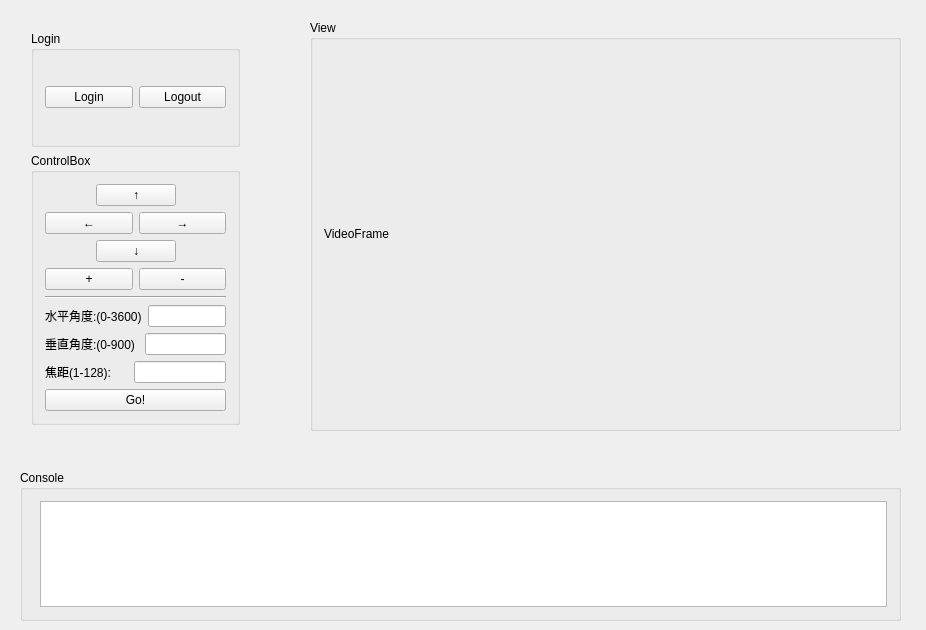
<?xml version="1.0" encoding="UTF-8"?>
<ui version="4.0">
 <class>Widget</class>
 <widget class="QWidget" name="Widget">
  <property name="geometry">
   <rect>
    <x>0</x>
    <y>0</y>
    <width>926</width>
    <height>630</height>
   </rect>
  </property>
  <property name="windowTitle">
   <string>Widget</string>
  </property>
  <widget class="QGroupBox" name="ConsoleBox">
   <property name="geometry">
    <rect>
     <x>20</x>
     <y>470</y>
     <width>881</width>
     <height>151</height>
    </rect>
   </property>
   <property name="title">
    <string>Console</string>
   </property>
   <layout class="QFormLayout" name="formLayout">
    <item row="0" column="1">
     <widget class="QTextBrowser" name="ConsoleBrowser"/>
    </item>
   </layout>
  </widget>
  <widget class="QGroupBox" name="ViewBox">
   <property name="geometry">
    <rect>
     <x>310</x>
     <y>20</y>
     <width>591</width>
     <height>411</height>
    </rect>
   </property>
   <property name="title">
    <string>View</string>
   </property>
   <layout class="QHBoxLayout" name="horizontalLayout_7">
    <item>
     <widget class="QLabel" name="FrameLabel">
      <property name="text">
       <string>VideoFrame</string>
      </property>
     </widget>
    </item>
   </layout>
  </widget>
  <widget class="QWidget" name="layoutWidget">
   <property name="geometry">
    <rect>
     <x>20</x>
     <y>20</y>
     <width>231</width>
     <height>416</height>
    </rect>
   </property>
   <layout class="QHBoxLayout" name="horizontalLayout_6">
    <item>
     <layout class="QVBoxLayout" name="verticalLayout_5">
      <item>
       <widget class="QGroupBox" name="LoginBox">
        <property name="title">
         <string>Login</string>
        </property>
        <layout class="QVBoxLayout" name="verticalLayout_3">
         <item>
          <layout class="QHBoxLayout" name="horizontalLayout_4">
           <item>
            <widget class="QPushButton" name="LoginButton">
             <property name="text">
              <string>Login</string>
             </property>
            </widget>
           </item>
           <item>
            <widget class="QPushButton" name="LogoutButton">
             <property name="text">
              <string>Logout</string>
             </property>
            </widget>
           </item>
          </layout>
         </item>
        </layout>
       </widget>
      </item>
      <item>
       <widget class="QGroupBox" name="ControlBox">
        <property name="title">
         <string>ControlBox</string>
        </property>
        <layout class="QVBoxLayout" name="verticalLayout_4">
         <item>
          <layout class="QVBoxLayout" name="verticalLayout_2">
           <item>
            <layout class="QHBoxLayout" name="horizontalLayout_2">
             <item>
              <spacer name="horizontalSpacer_3">
               <property name="orientation">
                <enum>Qt::Horizontal</enum>
               </property>
               <property name="sizeHint" stdset="0">
                <size>
                 <width>40</width>
                 <height>20</height>
                </size>
               </property>
              </spacer>
             </item>
             <item>
              <widget class="QPushButton" name="upButton">
               <property name="text">
                <string>↑</string>
               </property>
              </widget>
             </item>
             <item>
              <spacer name="horizontalSpacer_4">
               <property name="orientation">
                <enum>Qt::Horizontal</enum>
               </property>
               <property name="sizeHint" stdset="0">
                <size>
                 <width>40</width>
                 <height>20</height>
                </size>
               </property>
              </spacer>
             </item>
            </layout>
           </item>
           <item>
            <layout class="QHBoxLayout" name="horizontalLayout">
             <item>
              <widget class="QPushButton" name="LeftButton">
               <property name="text">
                <string>←</string>
               </property>
              </widget>
             </item>
             <item>
              <widget class="QPushButton" name="RightButton">
               <property name="text">
                <string>→</string>
               </property>
              </widget>
             </item>
            </layout>
           </item>
           <item>
            <layout class="QHBoxLayout" name="horizontalLayout_3">
             <item>
              <spacer name="horizontalSpacer_2">
               <property name="orientation">
                <enum>Qt::Horizontal</enum>
               </property>
               <property name="sizeHint" stdset="0">
                <size>
                 <width>40</width>
                 <height>20</height>
                </size>
               </property>
              </spacer>
             </item>
             <item>
              <widget class="QPushButton" name="DownButton">
               <property name="text">
                <string>↓</string>
               </property>
              </widget>
             </item>
             <item>
              <spacer name="horizontalSpacer">
               <property name="orientation">
                <enum>Qt::Horizontal</enum>
               </property>
               <property name="sizeHint" stdset="0">
                <size>
                 <width>40</width>
                 <height>20</height>
                </size>
               </property>
              </spacer>
             </item>
            </layout>
           </item>
          </layout>
         </item>
         <item>
          <layout class="QHBoxLayout" name="horizontalLayout_5">
           <item>
            <widget class="QPushButton" name="plusButton">
             <property name="text">
              <string>+</string>
             </property>
            </widget>
           </item>
           <item>
            <widget class="QPushButton" name="minusButton">
             <property name="text">
              <string>-</string>
             </property>
            </widget>
           </item>
          </layout>
         </item>
         <item>
          <widget class="Line" name="line">
           <property name="orientation">
            <enum>Qt::Horizontal</enum>
           </property>
          </widget>
         </item>
         <item>
          <layout class="QVBoxLayout" name="verticalLayout">
           <item>
            <layout class="QVBoxLayout" name="CoordinateLayout">
             <item>
              <layout class="QHBoxLayout" name="hLayout">
               <item>
                <widget class="QLabel" name="hLabel">
                 <property name="text">
                  <string>水平角度:(0-3600)</string>
                 </property>
                </widget>
               </item>
               <item>
                <widget class="QLineEdit" name="hLineEdit"/>
               </item>
              </layout>
             </item>
             <item>
              <layout class="QHBoxLayout" name="vLayout">
               <item>
                <widget class="QLabel" name="vLabel">
                 <property name="text">
                  <string>垂直角度:(0-900) </string>
                 </property>
                </widget>
               </item>
               <item>
                <widget class="QLineEdit" name="vLineEdit"/>
               </item>
              </layout>
             </item>
             <item>
              <layout class="QHBoxLayout" name="xLayout">
               <item>
                <widget class="QLabel" name="xLabel">
                 <property name="text">
                  <string>焦距(1-128):     </string>
                 </property>
                </widget>
               </item>
               <item>
                <widget class="QLineEdit" name="xLineEdit"/>
               </item>
              </layout>
             </item>
            </layout>
           </item>
           <item>
            <widget class="QPushButton" name="GoButton">
             <property name="text">
              <string>Go!</string>
             </property>
            </widget>
           </item>
          </layout>
         </item>
        </layout>
       </widget>
      </item>
     </layout>
    </item>
   </layout>
  </widget>
 </widget>
 <layoutdefault spacing="6" margin="11"/>
 <resources/>
 <connections/>
</ui>
